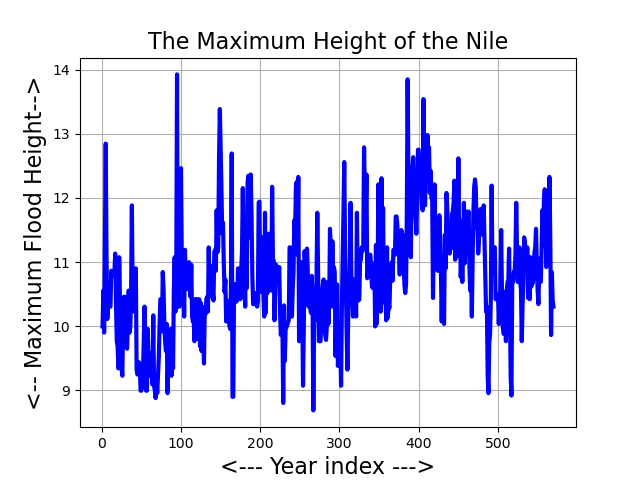

Python code for this plot:
#! /usr/bin/env python3
#
def nile_plot ( ):

#*****************************************************************************80
#
## nile_plot() makes a line plot of yearly flood levels for the Nile.
#
#  Licensing:
#
#    This code is distributed under the MIT license.
#
#  Modified:
#
#    22 April 2019
#
#  Author:
#
#    John Burkardt
#
  import matplotlib
  import matplotlib.pyplot as plt
  import numpy as np
  import platform

  print ( '' )
  print ( 'nile_plot():' )
  print ( '  python version:     ' + platform.python_version ( ) )
  print ( '  numpy version:      ' + np.version.version )
  print ( '  matplotlib version: ' + matplotlib.__version__ )
  print ( '  Make a line plot of yearly Nile flood levels.' )
#
#  Read the pairs "Year, Population" from the file.
#
  filename = 'nile_data.txt'
  data = np.loadtxt ( filename )

  year = data[:,0]
  height = data[:,1]
#
#  Plot the data.
#
  plt.plot ( year, height, linewidth = 3, color = 'b' )
  plt.grid ( True )
  plt.xlabel ( '<--- Year index --->', fontsize = 16 )
  plt.ylabel ( '<-- Maximum Flood Height-->', fontsize = 16 )
  plt.title ( 'The Maximum Height of the Nile', fontsize = 16 )

  filename = 'nile_plot.png'
  plt.savefig ( filename )
  print ( '' )
  print ( '  Graphics saved as "' + filename + '"' )
  plt.show ( block = False )

  plt.close ( )
#
#  Terminate.
#
  print ( '' )
  print ( 'nile_plot():' )
  print ( '  Normal end of execution.' )
  return

def timestamp ( ):

#*****************************************************************************80
#
## timestamp() prints the date as a timestamp.
#
#  Licensing:
#
#    This code is distributed under the MIT license. 
#
#  Modified:
#
#    06 April 2013
#
#  Author:
#
#    John Burkardt
#
  import time

  t = time.time ( )
  print ( time.ctime ( t ) )

  return

if ( __name__ == '__main__' ):
  timestamp ( )
  nile_plot ( )
  timestamp ( )
 
